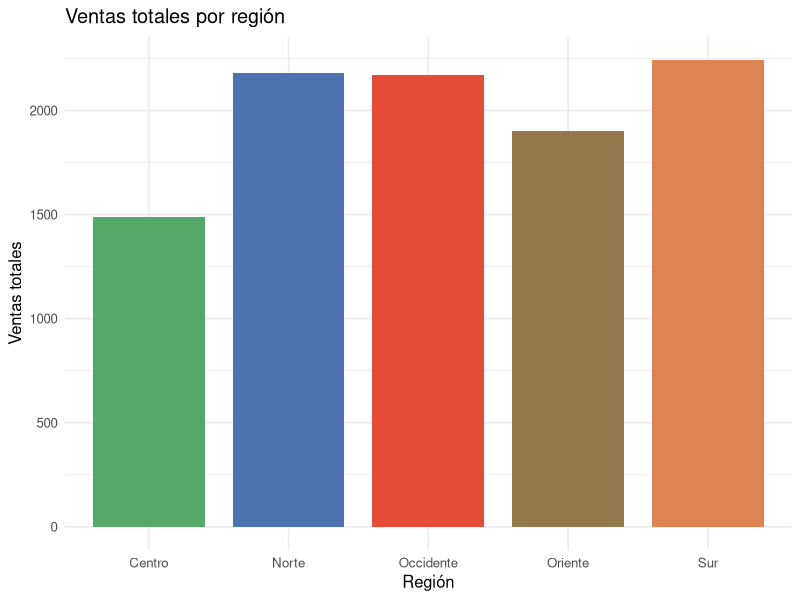
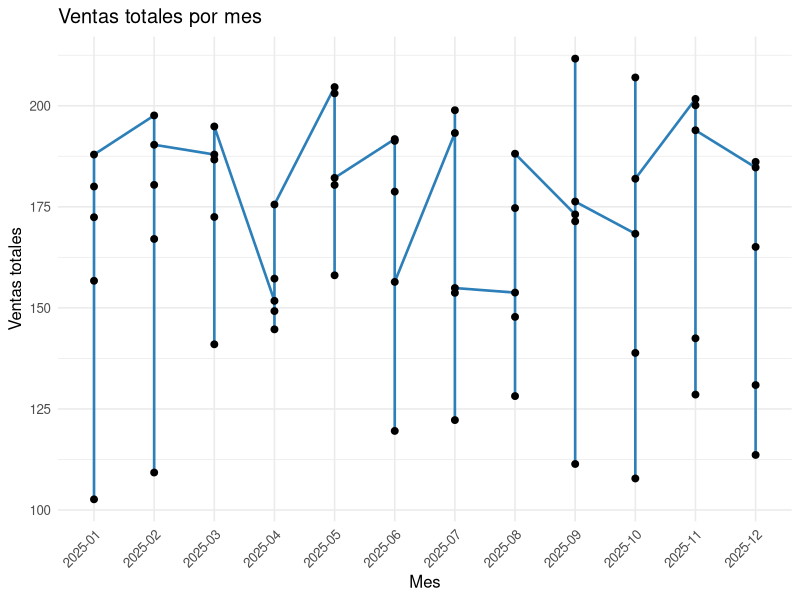

These figures' R source, in order:
# Dashboard de ventas - R + ggplot2
# Lee ventas.csv (region, mes, ventas) y genera dos imágenes PNG.

library(ggplot2)

# Cargar datos; mes se lee como texto (character)
df <- read.csv("ventas.csv", stringsAsFactors = FALSE)
df$mes <- as.character(df$mes)

# Gráfico 1: barras de ventas totales por región
plot_barras <- ggplot(df, aes(x = region, y = ventas, fill = region)) +
  geom_bar(stat = "sum", width = 0.8) +
  theme_minimal(base_size = 12) +
  labs(title = "Ventas totales por región", x = "Región", y = "Ventas totales") +
  scale_fill_manual(values = c("Norte" = "#4C72B0", "Sur" = "#DD8452",
                               "Centro" = "#55A868", "Oriente" = "#94794D",
                               "Occidente" = "#E64B35")) +
  theme(legend.position = "none")

ggsave("dashboard_r_barras.png", plot = plot_barras, width = 8, height = 5, dpi = 150)

# Gráfico 2: línea de ventas totales por mes (mes como texto, group=1)
plot_linea <- ggplot(df, aes(x = mes, y = ventas, group = 1)) +
  geom_line(color = "#2C7FB8", linewidth = 0.9) +
  geom_point(size = 2) +
  theme_minimal(base_size = 12) +
  labs(title = "Ventas totales por mes", x = "Mes", y = "Ventas totales") +
  theme(axis.text.x = element_text(angle = 45, hjust = 1),
        legend.position = "none")

ggsave("dashboard_r_linea.png", plot = plot_linea, width = 8, height = 5, dpi = 150)

cat("Imágenes generadas con éxito.\n")
